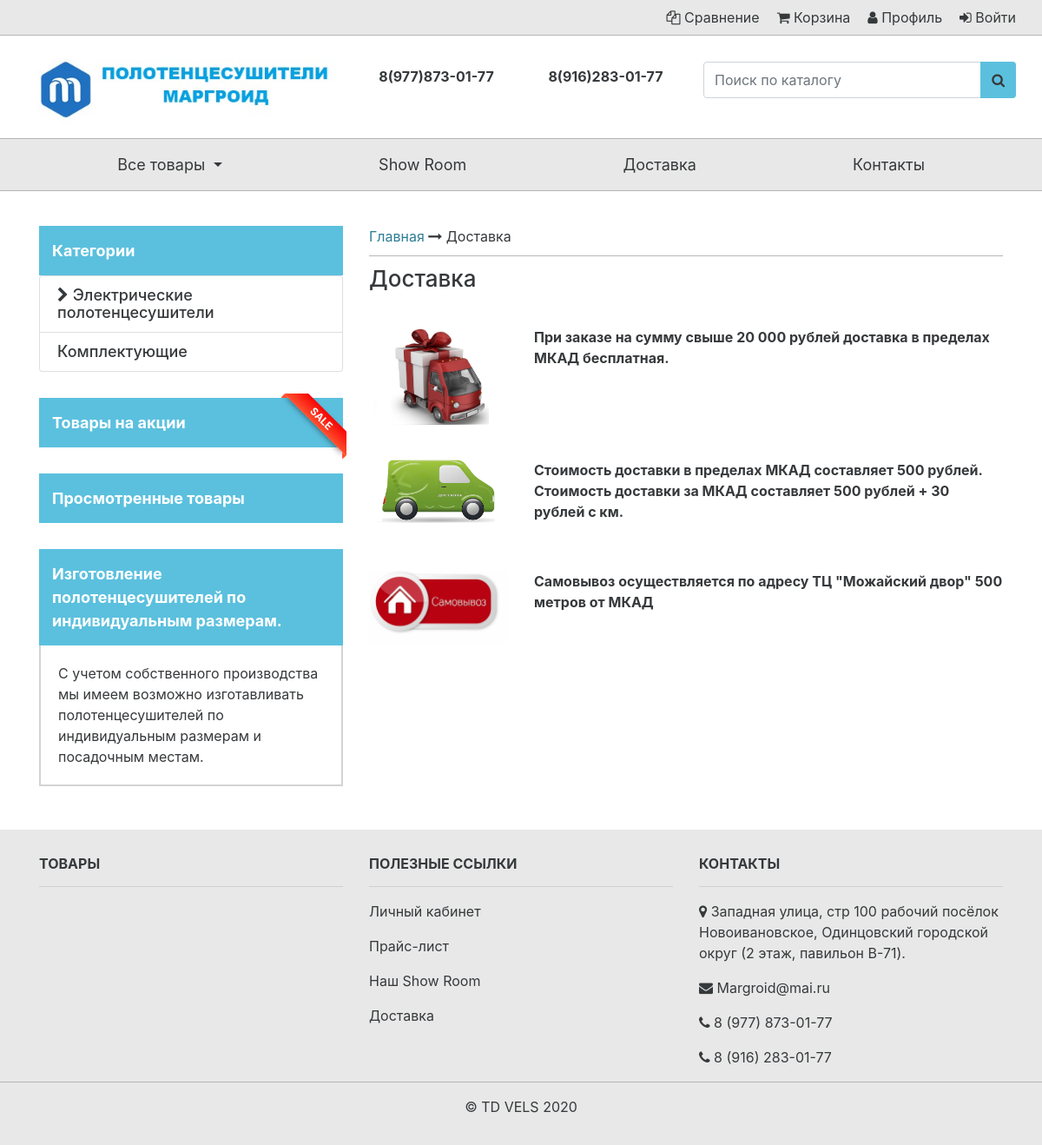
Page /cart/delivery/ on the committed database.
### home/models.py (models this page shows, shortened)
class Header(models.Model):
    name_element = models.CharField(max_length=100,
                                    help_text='название элемента, до 100 символов',
                                    default='Шапка сайта',
                                    verbose_name='Название элемента')
    header_logo = models.ImageField(blank=False,
                                    upload_to='logo/',
                                    help_text='изображение может обрезаться',
                                    verbose_name='Логотип сайта')
    alt_logo_header = models.CharField(max_length=100,
                                       blank=True,
                                       help_text='Атрибут ALT для SEO, до 100 символов',
                                       verbose_name='Атрибут ALT для логотипа')
    phone_one = models.CharField(max_length=20,
                                 blank=True,
                                 help_text='пишется ф формате: +7(999)-888-6655',
                                 verbose_name='Номер телефона 1')
    phone_two = models.CharField(max_length=20,
                                 blank=True,
                                 help_text='пишется ф формате: +7(999)-888-6655',
                                 verbose_name='Номер телефона 2')
    class Meta:
        verbose_name = '02: Шапка сайта: настройки'
        verbose_name_plural = '02: Шапка сайта: настройки'

### product/models.py (models this page shows, shortened)
class Category(models.Model):
    name = models.CharField(max_length=100,
                            help_text='длина до 100 символов',
                            verbose_name='Название категории')
    title = models.CharField(max_length=200,
                             blank=True,
                             null=True,
                             help_text='длина до 200 символов',
                             verbose_name='SEO Title')
    description = models.CharField(max_length=450,
                                   blank=True,
                                   null=True,
                                   help_text='длина до 450 символов',
                                   verbose_name='SEO Description')
    image = models.ImageField(upload_to='category_images',
                              null=True,
                              verbose_name='Изображение категории')
    slug = models.SlugField(max_length=100,
                            help_text='длина на латинице до 100 символов',
                            verbose_name='URL-адрес')
    subtype = models.ManyToManyField(CategoryChild,
                                     blank=True,
                                     verbose_name='Подкатегории')
    class Meta:
        verbose_name = '01: Категория'
        verbose_name_plural = '01: Категории'

### cart/models.py (models this page shows)
class FotogaleryShowRoom(models.Model):
    showroomimg = models.ForeignKey(DeliveryPageSeo,
                                    related_name='fotosdelivery',
                                    on_delete=models.CASCADE)
    desc_img = models.CharField(max_length=150,
                              blank=True,
                              help_text='Описание преимущества до 150 символов',
                              verbose_name='Описание преимущества до 150 символов')
    altimg = models.CharField(max_length=150,
                              blank=True,
                              help_text='Атрибут ALT для изображения, необязательно',
                              verbose_name='ALT')
    docfile = models.FileField(upload_to='delivery_images/',
                               blank=True,
                               null=True,
                               verbose_name='Загрузить фото')
    class Meta:
        verbose_name = 'Фотогалерея'
        verbose_name_plural = 'Изображения на странице'

### cart/views.py (the view)
# urls.py: path('delivery/', delivery_view, name='delivery_view'),
def delivery_view(request):
    cart, cart_objects_count = get_users_cart(request)
    categories = Category.objects.all()
    products_on_sale = Product.objects.filter(on_sale=True)[:4]
    compare_list = request.session.get('comparison_list', 0)
    compare_list_count = len(compare_list) if compare_list else 0
    delivery_types = DeliveryType.objects.all()
    delivery_page = DeliveryPageSeo.objects.first()
    delivery_foto = delivery_page.fotosdelivery.all()
    context = {
        'categories': categories,
        'products_on_sale': products_on_sale,
        'watched_products': get_watched_products(request.session.get('watched_products', None)),
        'comparison_list': compare_list_count,
        'cart_items_count': cart_objects_count,
        'delivery_types': delivery_types,
        'delivery_page': delivery_page,
        'delivery_foto': delivery_foto,
    }
    return render(request, 'cart/delivery.html', context)

### home/templatetags/header_tags.py (called while the page is built)
@register.inclusion_tag('layouts/header.html')
def header_elements():
    header_elem = Header.objects.all()
    return {'header_elem': header_elem, }

### utils/functions_products_cart.py (called while the page is built)
def get_users_cart(request, was_item_added=False):
    try:
        cart_id = request.session['cart_id']
        cart = Cart.objects.get(id=cart_id)
        request.session['total'] = cart.products.count()
    except:
        if not was_item_added:
            return (None, 0)
        else:
            cart = Cart()
            cart.save()
            cart_id = cart.id
            request.session['cart_id'] = cart_id
            cart = Cart.objects.get(id=cart_id)
    return (cart, len(cart.products.all()))

def get_watched_products(session_list):
    if session_list is None:
        return None
    result = []
    for product_id in session_list:
        product = Product.objects.get(id=int(product_id))
        result.append(product)
    return result

### templates/cart/delivery.html (shortened to what this page needs)
{% extends 'layouts/base.html' %}
{% load static %}
{% block content %}
<div class="container">
	<div class="row">
		{% include 'widgets/left-info-menu.html' with start_width=4 caption_width=9 %}
		<div class="col-xl-8 col-md-8" id="delivery-content">
			<div class="nav-helper">
				<a href="{% url 'home:home-page' %}">Главная</a>
				<i class="fa fa-long-arrow-right" aria-hidden="true"></i>
				<span>Доставка</span>
			</div>
			<div class="main-content">
				<h1>Доставка</h1>
                {% for benefit in delivery_foto %}
                    <div class="row">
                    <div class="delivery-item-info col-xl-3 col-lg-3 col-md-4 col-sm-4">
                    <img src="{{ benefit.docfile.url }}" alt="{{ benefit.altimg }}" class="img-fluid">
                    </div>
                    <div class="col-xl-9 col-lg-9 col-md-8 col-sm-8 paragraph-item">
						<p>{{ benefit.desc_img }}</p>
					</div>
                    </div>
                {% endfor %}
			</div>
		</div>
	</div>
</div>
{% endblock content %}

### templates/layouts/header.html
{% for header in header_elem %}
<div class="col-xl-4 col-lg-4 col-md-4 col-sm-7" id="logo-block">
    <a href="{% url 'home:home-page' %}"><img alt="{{ header.alt_logo_header }}" src="{{ header.header_logo.url }}" class="img-fluid"></a>
</div>
<div style="padding: 0;" align="center" class="col-xl-2 col-lg-2 col-md-3 col-sm-6 phone-number"><b>{{ header.phone_one }}</b></div>
<div style="padding: 0;" align="center" class="col-xl-2 col-lg-2 col-md-3 col-sm-6 phone-number"><b>{{ header.phone_two }}</b></div>
{% endfor %}

### templates/widgets/left-info-menu.html (shortened to what this page needs)
<div class="col-md-{{ start_width }}" id="left-side-menu">
	<p class="menu-header">Категории</p>
	<div id="menu-categories">
		{% for category in categories %}
		{% if category.subtype.all %}
		<a href="#{{ category.id }}" class="list-group-item" data-toggle="collapse" data-parent="#menu-categories">
			{% if category.subtype.all %}
			<i class="fa fa-chevron-right" aria-hidden="true"></i>
			{% endif %}
			{{ category.name }}
		</a>
		{% else %}
		<a href="{% url 'components:components_view' %}" data-toggle="no-collapse" class="list-group-item">Комплектующие</a>
		{% endif %}
		{% endfor %}
	</div>
	<div id="menu-on-sale-wrapper">
		<div class="ribbon"><span>SALE</span></div>
		<p class="menu-header">Товары на акции</p>
	</div>
	<div id="menu-watched-products-wrapper">
		<p class="menu-header">Просмотренные товары</p>
	</div>
	<p class="menu-header">Изготовление полотенцесушителей по индивидуальным размерам.</p>
	<p class="left-menu-bottom">С учетом собственного производства мы имеем возможно изготавливать полотенцесушителей по индивидуальным размерам и посадочным местам.</p>
</div>

### static/css/styles.css (style rules this page uses)
* { color: #36393b; }
#middle-navbar .phone-number { margin-top: 20px; font-size: 20px; }
#menu-on-sale-wrapper { position: relative; }
#menu-on-sale-wrapper .ribbon { right: -4px; top: -5px; position: absolute; z-index: 1; overflow: hidden; width: 75px; height: 75px; text-align: right; }
#menu-on-sale-wrapper .ribbon span { font-size: 12px; font-weight: bold; color: #FFF; text-transform: uppercase; text-align: center; line-height: 20px; transform: rotate(45deg); -webkit-transform: rotate(45deg); width: 100px; display: block; background: #79A70A; background: linear-gradient(#F70505 0%, #FF512E 100%); box-shadow: 0 3px 10px -5px black; position: absolute; top: 19px; right: -21px; }
#menu-on-sale-wrapper .ribbon span::before { content: ""; position: absolute; left: 0px; top: 100%; z-index: -1; border-left: 3px solid #FF512E; border-right: 3px solid transparent; border-bottom: 3px solid transparent; border-top: 3px solid #FF512E; }
#menu-on-sale-wrapper .ribbon span::after { content: ""; position: absolute; right: 0px; top: 100%; z-index: -1; border-left: 3px solid transparent; border-right: 3px solid #FF512E; border-bottom: 3px solid transparent; border-top: 3px solid #FF512E; }
#left-side-menu { margin-top: 10px; }
#left-side-menu .menu-header { margin-top: 30px; padding: 15px; color: white; font-size: 18px; margin-bottom: 0; font-weight: bold; background-color: #5bc0de; }
#left-side-menu .list-group-item { color: #36393b; line-height: 1.1; font-size: 18px; background-color: white; }
#left-side-menu .list-group-item[data-toggle="collapse"], #left-side-menu .list-group-item[data-toggle="no-collapse"] { color: #36393b; line-height: 1.1; font-size: 18px; font-weight: 450; background-color: white; }
#left-side-menu .left-menu-bottom { border: 2px solid lightgray; border-top: none; padding: 20px; margin-bottom: 50px; }
#delivery-content .nav-helper { border-bottom: 1px solid #b5b5b5; margin-top: 40px; padding-bottom: 10px; font-size: 16px; }
#delivery-content .nav-helper a { text-decoration: none; color: #2c7c94; }
#delivery-content .main-content h1 { padding-top: 10px; font-size: 26px; }
#delivery-content .main-content .row { margin-top: 40px; }
#delivery-content .main-content .row .paragraph-item { font-weight: bold; }
@media only screen and (max-width: 1200px) { #middle-navbar .phone-number { font-size: 16px; } }

### rows in the picture
Header: header_logo (picture), phone_one "8(977)873-01-77", phone_two "8(916)283-01-77"
Category: name "Электрические полотенцесушители"
Category: shows "Комплектующие"
FotogaleryShowRoom: docfile (picture), desc_img "При заказе на сумму свыше 20 000 рублей доставка в пределах МКАД бесплатная."
FotogaleryShowRoom: docfile (picture), desc_img "Стоимость доставки в пределах МКАД составляет 500 рублей. Стоимость доставки за МКАД составляет 500 рублей + 30 рублей с км."
FotogaleryShowRoom: docfile (picture), desc_img "Самовывоз осуществляется по адресу ТЦ \"Можайский двор\" 500 метров от МКАД"
